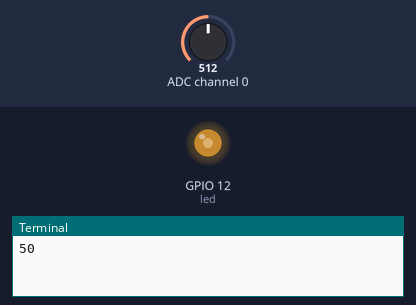
A program run on a simulated Raspberry Pi (BCM pin numbers). Parts: output pins drawn as LEDs (lit = HIGH), the last lines printed to the terminal. The inputs (shaded band) are chosen by the test bench; at power-on: ADC channel 0 = 512 (analog values on the 0–1023 scale).

Above: at 1.2 s.
1.3 s: ADC channel 0 set to 716
At 2.0 s:
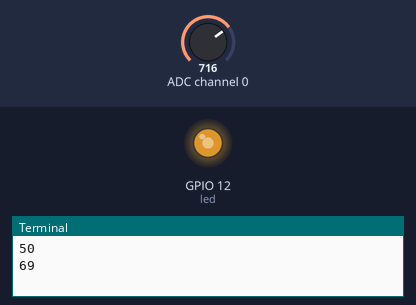
2.8 s: ADC channel 0 set to 900
At 3.1 s:
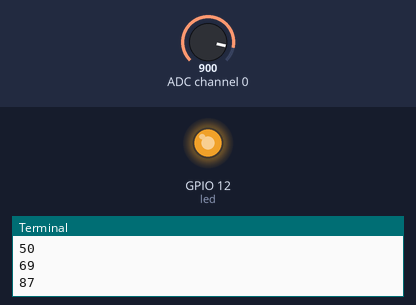
4.3 s: ADC channel 0 set to 122
At 5.5 s:
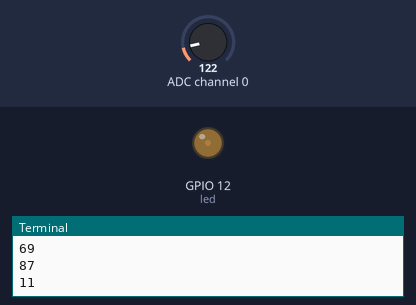
5.8 s: ADC channel 0 set to 0
At 6.6 s:
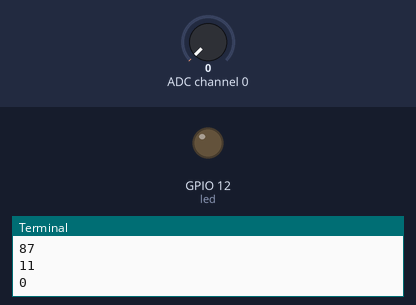
Timing chart, 0 to 8.3 s (numbered marks = the images above; inputs shaded):
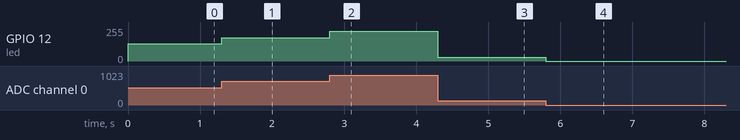

The program:

MCP3008_led.py
```python
import RPi.GPIO as GPIO
import time
from gpiozero import MCP3008

led = 12

GPIO.setwarnings(False)
GPIO.setmode(GPIO.BCM)
GPIO.setup(led, GPIO.OUT)

mcp3008_channel_0 = MCP3008(channel=0, device=0)

p = GPIO.PWM(led, 50)  # channel=14  frequency=50Hz
p.start(0)

dc = 0
prevDc = 0

def scale(value):
    global dc

    inputMin = 1
    inputMax = 1023
    outputMin = 0
    outputMax = 100

    dc = int((value - inputMin)*(outputMax-outputMin)/(inputMax-inputMin)+outputMin)

while True:
    # print(mcp3008_channel_0.value)
    # print(mcp3008_channel_0.raw_value)

    scale(mcp3008_channel_0.raw_value)
    if dc != prevDc:
        print(dc)
        prevDc = dc

    p.ChangeDutyCycle(dc)
    
```

Measured:
- after the input at 1.3 s, GPIO 12 (led): 128/255 → 176/255 at once
- after the input at 2.8 s, GPIO 12 (led): 176/255 → 222/255 at once
- after the input at 4.3 s, GPIO 12 (led): 222/255 → 28/255 at once
- after the input at 5.8 s, GPIO 12 (led): 28/255 → 0/255 at once
